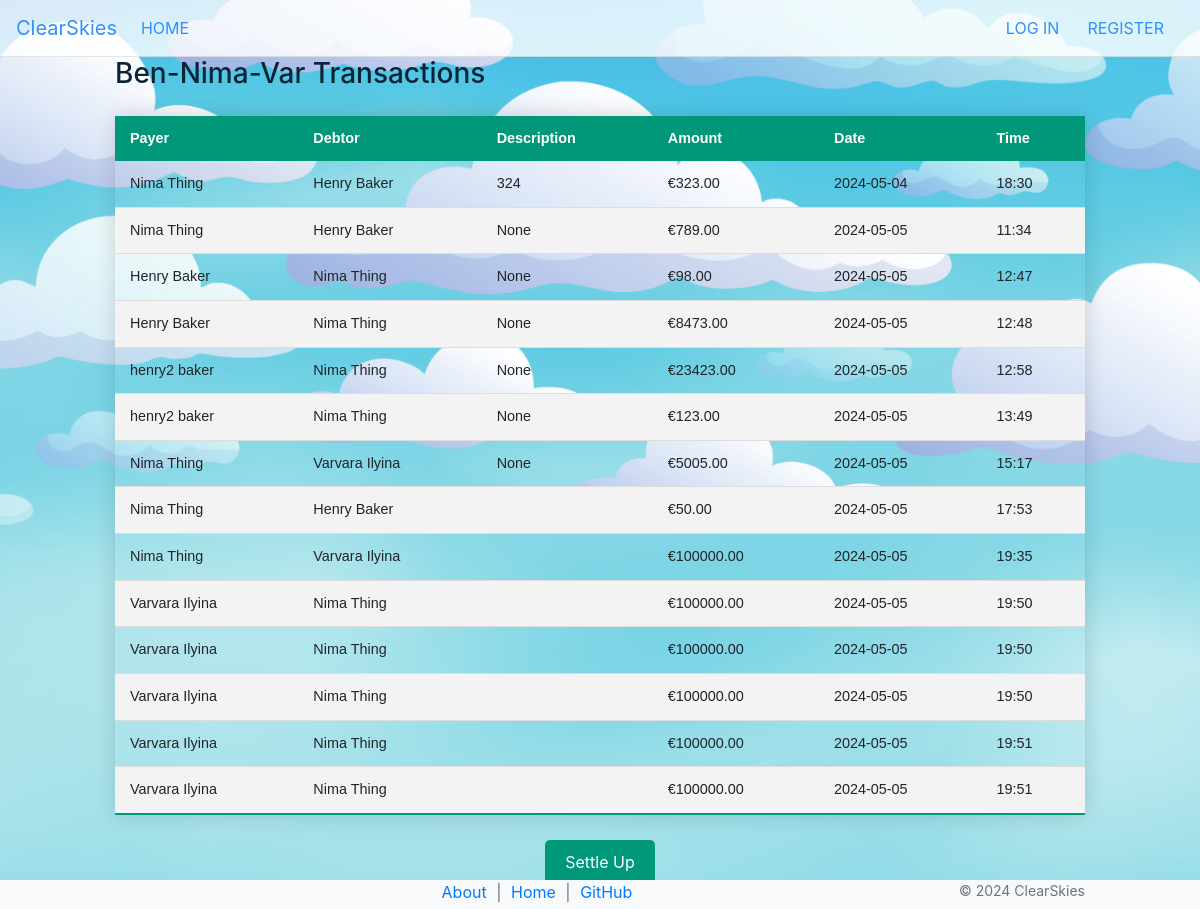
/group/1, run on an earlier commit of the app's database.
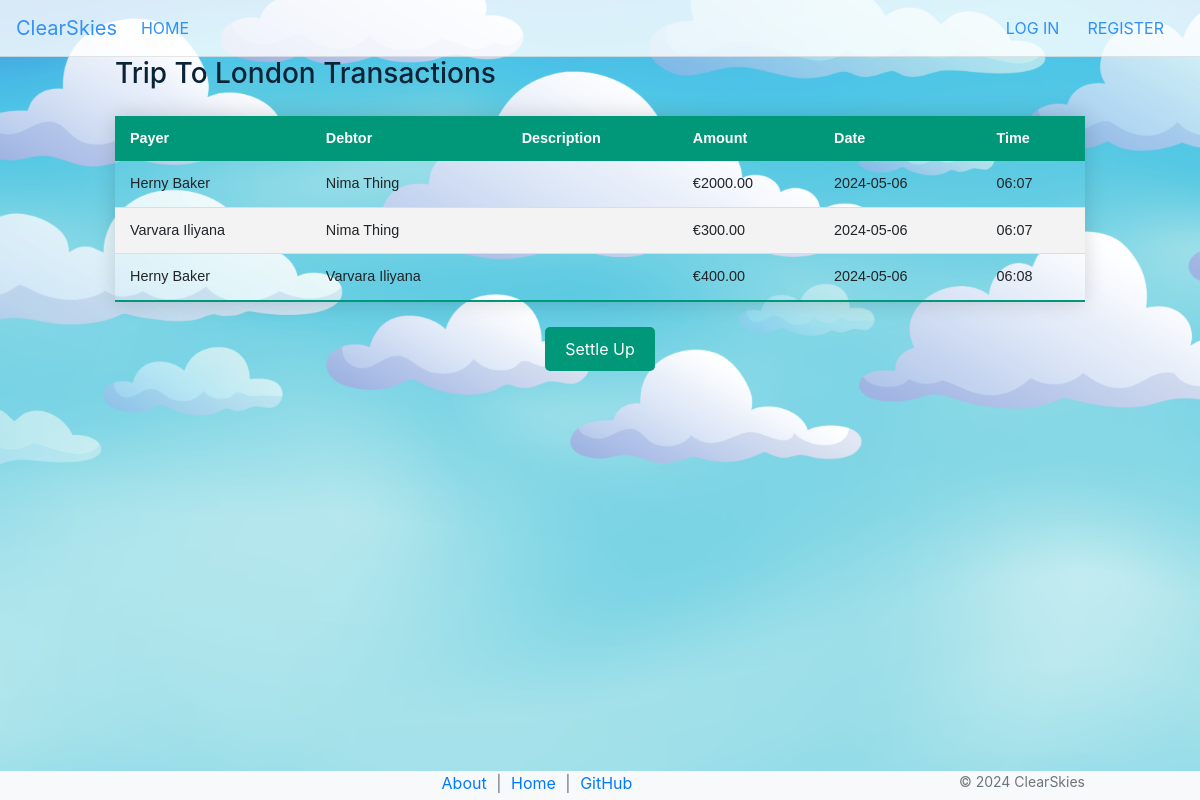
And on a later commit of the database.
### app/models/group.py (models this page shows)
class Group(db.Model):
    __tablename__ = 'groups'
    id = db.Column(db.Integer, primary_key=True)
    name = db.Column(db.String(100), nullable=False)
    created_at = db.Column(db.DateTime, default=datetime.utcnow)
    users = db.relationship('UserGroup', back_populates='group', lazy='dynamic')
    transactions = db.relationship('GroupTransaction', backref='group', lazy='dynamic')

class GroupTransaction(db.Model):
    __tablename__ = 'group_transactions'
    id = db.Column(db.Integer, primary_key=True)
    group_id = db.Column(db.Integer, db.ForeignKey('groups.id'), nullable=False)
    payer_id = db.Column(db.Integer, db.ForeignKey('users.id'), nullable=False)
    payer = db.relationship('User', foreign_keys=[payer_id])
    debtor_id = db.Column(db.Integer, db.ForeignKey('users.id'), nullable=False)
    debtor = db.relationship('User', foreign_keys=[debtor_id])
    amount = db.Column(db.Float, nullable=False)
    description = db.Column(db.String(255))
    created_at = db.Column(db.DateTime, default=datetime.utcnow)

### app/models/user.py (models this page shows, shortened)
class User(db.Model, UserMixin):
    __tablename__ = 'users'
    id = db.Column(db.Integer, primary_key=True)
    email = db.Column(db.String(120), unique=True, nullable=False)
    first_name = db.Column(db.String(50), nullable=False)
    last_name = db.Column(db.String(50), nullable=False)
    password_hash = db.Column(db.String(128), nullable=False)
    groups = db.relationship('UserGroup', back_populates='user')
    transactions_as_payer = db.relationship('Transaction', foreign_keys='Transaction.payer_id', backref='payer', lazy='dynamic')
    transactions_as_debtor = db.relationship('Transaction', foreign_keys='Transaction.debtor_id', backref='debtor', lazy='dynamic')

### app/debts.py (the view)
    @app.route('/group/<int:group_id>')
    def view_group(group_id):
        group = Group.query.get_or_404(group_id)
        Payer = aliased(User, name='payer')
        Debtor = aliased(User, name='debtor')
        transactions = db.session.query(
            GroupTransaction.amount,
            GroupTransaction.created_at,
            GroupTransaction.description,  # Ensure description is retrieved
            Payer.first_name.label('payer_first_name'),
            Payer.last_name.label('payer_last_name'),
            Debtor.first_name.label('debtor_first_name'),
            Debtor.last_name.label('debtor_last_name')
        ).join(Payer, Payer.id == GroupTransaction.payer_id) \
            .join(Debtor, Debtor.id == GroupTransaction.debtor_id) \
            .filter(GroupTransaction.group_id == group_id) \
            .all()
        return render_template('view_group.html', group=group, transactions=transactions)

### app/templates/view_group.html (shortened to what this page needs)
{% extends 'layout.html' %}
{% block content %}
<h3>{{group.name}} Transactions</h3>
{% if transactions %}
    <table class="transactions-table">
        <thead>
            <tr>
                <th>Payer</th>
                <th>Debtor</th>
                <th>Description</th>
                <th>Amount</th>
                <th>Date</th>
                <th>Time</th>
            </tr>
        </thead>
        <tbody>
            {% for transaction in transactions %}
                <tr>
   <td>{{ transaction.payer_first_name }} {{ transaction.payer_last_name }}</td>
    <td>{{ transaction.debtor_first_name }} {{ transaction.debtor_last_name }}</td>
    <td>{{ transaction.description }}</td>
                    <td>€{{ "%.2f"|format(transaction.amount) }}</td>
                    <td>{{ transaction.created_at.strftime('%Y-%m-%d') }}</td>
                    <td>{{ transaction.created_at.strftime('%H:%M') }}</td>
                </tr>
            {% endfor %}
        </tbody>
    </table>
    <a href="{{ url_for('settle_group_debts', group_id=group.id) }}" class="settle-btn">Settle Up</a>
{% else %}
    <p>No transactions yet.</p>
{% endif %}
{% endblock %}

What changed in the data, as far as the page shows it:
removed GroupTransaction: amount "323.00"
removed GroupTransaction: amount "789.00"
removed GroupTransaction: amount "98.00"
removed GroupTransaction: amount "8473.00"
removed GroupTransaction: amount "23423.00"
removed GroupTransaction: amount "123.00"
removed GroupTransaction: amount "5005.00"
removed GroupTransaction: amount "50.00"
removed GroupTransaction: amount "100000.00"
removed GroupTransaction: amount "100000.00"
removed GroupTransaction: amount "100000.00"
removed GroupTransaction: amount "100000.00"
removed GroupTransaction: amount "100000.00"
removed GroupTransaction: amount "100000.00"
changed Group: name "Ben-Nima-Var" → "Trip To London"
added GroupTransaction: amount "2000.00"
now on this page (row edited): GroupTransaction: amount "300.00"
now on this page (row edited): GroupTransaction: amount "400.00"
